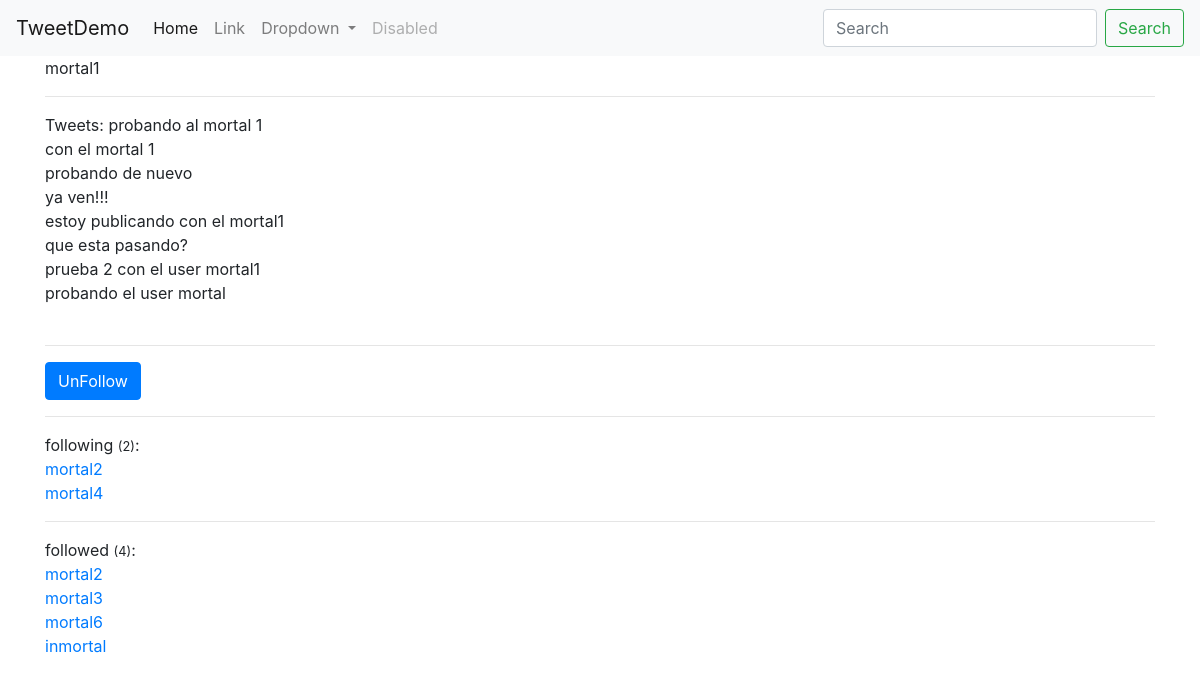
The app's page /accounts/user_profile/mortal1/ (signed in) with its own data.
### tweets/models.py (models this page shows, shortened)
class Tweet(models.Model):
	user = models.ForeignKey(settings.AUTH_USER_MODEL, on_delete=models.CASCADE, default=1)
	content = models.CharField(max_length=256, validators=[validate_content])
	update = models.DateTimeField(auto_now_add=True)
	timestamp = models.DateTimeField(auto_now_add=True)
	class Meta:
		ordering = ["-timestamp"]

### accounts/models.py (models this page shows, shortened)
class UserProfile(models.Model):
	user = models.OneToOneField(settings.AUTH_USER_MODEL, on_delete=models.CASCADE, related_name='profile')
	following = models.ManyToManyField(settings.AUTH_USER_MODEL, blank=True, related_name='followed_by')
	objects = UserProfileManager()
	def get_following(self):
		users = self.following.all()
		return users.exclude(username=self.user)

### accounts/views.py (the view)
# urls.py: path('user_profile/<str:username>/', views.UserProfileDetail.as_view(), name="user_profile"),
class UserProfileDetail(generic.DetailView):
	template_name = "accounts/user_profile.html"
	queryset = Users.objects.all()
	def get_object(self):
		return get_object_or_404(Users, username__iexact=self.kwargs.get("username"))
	def get_context_data(self, *args, **kwargs):
		context = super(UserProfileDetail, self).get_context_data(*args, **kwargs)
		context["following"] = UserProfile.objects.is_following(self.request.user, self.get_object())
		return context

### accounts/models.py (called while the page is built)
	def all(self):
		qs = self.get_queryset().all()
		print(self.instance)
		if self.instance:
				qs = qs.exclude(user=self.instance)
		return qs

	def is_following(self, user, followed_by_user):
		user_profile, created = UserProfile.objects.get_or_create(user=user)
		if created:
			return False
		else:
			if followed_by_user in user_profile.following.all():
				return True
		return False

### templates/accounts/user_profile.html (shortened to what this page needs)
{% extends "base.html" %}
{% block content %}
	{{ object.username }}
	<br><hr>
	Tweets:
	{% for tweet in object.tweet_set.all %}
		{{ tweet.content }} <br>
	{% endfor %}
<br><hr>
<a class="btn btn-primary" href="{% url 'user_profiles:followView' username=object.username %}"> {% if following %}UnFollow {% else %} Follow {% endif %} </a>
<br> <hr>
following <small>({{object.profile.get_following.count}})</small>: <br>
{% for user in object.profile.get_following %}
	<a href="{% url 'user_profiles:user_profile' user.username %}">{{ user.username }}</a>	 <br>
{% empty %}
<h6>Not Following any Users</h6>
{% endfor %}
<hr>
followed <small>({{object.followed_by.all.count}})</small>: <br>
{% for profile in object.followed_by.all %}
	<a href="/accounts/user_profile/{{ profile.user.username }}/">{{ profile.user.username }}</a>	 <br>
{% empty %}
<h6>Not Following any Users</h6>
{% endfor %}
{% endblock %}

### records on screen
Tweet: content "probando al mortal 1"
Tweet: content "con el mortal 1"
Tweet: content "probando de nuevo"
Tweet: content "ya ven!!!"
Tweet: content "estoy publicando con el mortal1"
Tweet: content "que esta pasando?"
Tweet: content "prueba 2 con el user mortal1"
Tweet: content "probando el user mortal"
UserProfile: user.username "mortal2"
UserProfile: user.username "mortal3"
UserProfile: user.username "mortal6"
UserProfile: user.username "inmortal"

### other values on screen
{{ object.username }} "mortal1"
{{ object.profile.get_following.count }} "2"
{{ user.username }} "mortal2"
{{ user.username }} "mortal4"
{{ object.followed_by.all.count }} "4"
